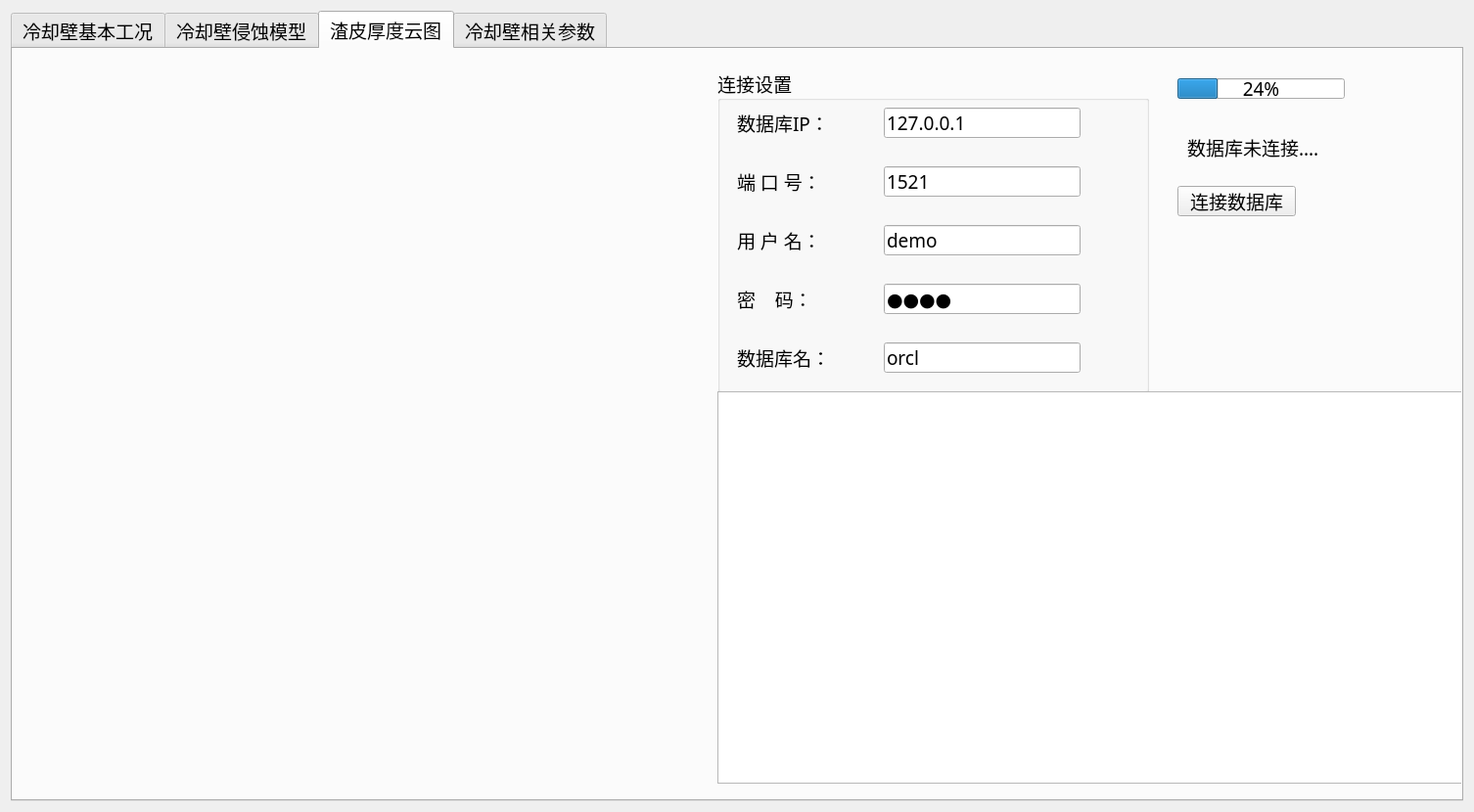
<?xml version="1.0" encoding="UTF-8"?>
<ui version="4.0">
 <class>Form1</class>
 <widget class="QWidget" name="Form1">
  <property name="geometry">
   <rect>
    <x>0</x>
    <y>0</y>
    <width>1506</width>
    <height>830</height>
   </rect>
  </property>
  <property name="windowTitle">
   <string>Form</string>
  </property>
  <layout class="QGridLayout" name="gridLayout">
   <item row="0" column="1">
    <widget class="QTabWidget" name="tabWidget">
     <property name="font">
      <font>
       <family>楷体</family>
       <pointsize>14</pointsize>
      </font>
     </property>
     <property name="currentIndex">
      <number>2</number>
     </property>
     <widget class="QWidget" name="tab">
      <attribute name="title">
       <string>冷却壁基本工况</string>
      </attribute>
      <layout class="QGridLayout" name="gridLayout_2">
       <item row="0" column="1">
        <spacer name="verticalSpacer_4">
         <property name="orientation">
          <enum>Qt::Vertical</enum>
         </property>
         <property name="sizeHint" stdset="0">
          <size>
           <width>20</width>
           <height>40</height>
          </size>
         </property>
        </spacer>
       </item>
       <item row="0" column="3">
        <spacer name="verticalSpacer_2">
         <property name="orientation">
          <enum>Qt::Vertical</enum>
         </property>
         <property name="sizeType">
          <enum>QSizePolicy::Expanding</enum>
         </property>
         <property name="sizeHint" stdset="0">
          <size>
           <width>20</width>
           <height>40</height>
          </size>
         </property>
        </spacer>
       </item>
       <item row="1" column="1">
        <widget class="QLabel" name="label_2">
         <property name="minimumSize">
          <size>
           <width>400</width>
           <height>400</height>
          </size>
         </property>
         <property name="maximumSize">
          <size>
           <width>400</width>
           <height>400</height>
          </size>
         </property>
         <property name="text">
          <string/>
         </property>
         <property name="pixmap">
          <pixmap resource="image.qrc">:/image/BF.gif</pixmap>
         </property>
         <property name="scaledContents">
          <bool>true</bool>
         </property>
        </widget>
       </item>
       <item row="2" column="1">
        <spacer name="verticalSpacer_3">
         <property name="orientation">
          <enum>Qt::Vertical</enum>
         </property>
         <property name="sizeHint" stdset="0">
          <size>
           <width>20</width>
           <height>40</height>
          </size>
         </property>
        </spacer>
       </item>
       <item row="1" column="2">
        <spacer name="horizontalSpacer_2">
         <property name="orientation">
          <enum>Qt::Horizontal</enum>
         </property>
         <property name="sizeType">
          <enum>QSizePolicy::Fixed</enum>
         </property>
         <property name="sizeHint" stdset="0">
          <size>
           <width>40</width>
           <height>20</height>
          </size>
         </property>
        </spacer>
       </item>
       <item row="1" column="0">
        <spacer name="horizontalSpacer">
         <property name="orientation">
          <enum>Qt::Horizontal</enum>
         </property>
         <property name="sizeHint" stdset="0">
          <size>
           <width>40</width>
           <height>20</height>
          </size>
         </property>
        </spacer>
       </item>
       <item row="1" column="3">
        <widget class="QLabel" name="label">
         <property name="minimumSize">
          <size>
           <width>1000</width>
           <height>500</height>
          </size>
         </property>
         <property name="text">
          <string/>
         </property>
         <property name="pixmap">
          <pixmap>image/cove.png</pixmap>
         </property>
         <property name="scaledContents">
          <bool>false</bool>
         </property>
        </widget>
       </item>
       <item row="2" column="3">
        <spacer name="verticalSpacer">
         <property name="orientation">
          <enum>Qt::Vertical</enum>
         </property>
         <property name="sizeHint" stdset="0">
          <size>
           <width>20</width>
           <height>40</height>
          </size>
         </property>
        </spacer>
       </item>
       <item row="1" column="4">
        <spacer name="horizontalSpacer_3">
         <property name="orientation">
          <enum>Qt::Horizontal</enum>
         </property>
         <property name="sizeHint" stdset="0">
          <size>
           <width>40</width>
           <height>20</height>
          </size>
         </property>
        </spacer>
       </item>
      </layout>
     </widget>
     <widget class="QWidget" name="tab_2">
      <attribute name="title">
       <string>冷却壁侵蚀模型</string>
      </attribute>
     </widget>
     <widget class="QWidget" name="tab_3">
      <attribute name="title">
       <string>渣皮厚度云图</string>
      </attribute>
      <widget class="QVTKWidget" name="widget" native="true">
       <property name="geometry">
        <rect>
         <x>0</x>
         <y>0</y>
         <width>711</width>
         <height>781</height>
        </rect>
       </property>
      </widget>
      <widget class="QLabel" name="label_3">
       <property name="geometry">
        <rect>
         <x>1200</x>
         <y>80</y>
         <width>221</width>
         <height>41</height>
        </rect>
       </property>
       <property name="text">
        <string>数据库未连接....</string>
       </property>
      </widget>
      <widget class="QProgressBar" name="progressBar">
       <property name="geometry">
        <rect>
         <x>1190</x>
         <y>30</y>
         <width>171</width>
         <height>21</height>
        </rect>
       </property>
       <property name="value">
        <number>24</number>
       </property>
      </widget>
      <widget class="QPushButton" name="pushButton">
       <property name="geometry">
        <rect>
         <x>1190</x>
         <y>140</y>
         <width>121</width>
         <height>31</height>
        </rect>
       </property>
       <property name="text">
        <string>连接数据库</string>
       </property>
      </widget>
      <widget class="QGroupBox" name="groupBox">
       <property name="geometry">
        <rect>
         <x>720</x>
         <y>20</y>
         <width>441</width>
         <height>331</height>
        </rect>
       </property>
       <property name="title">
        <string>连接设置</string>
       </property>
       <widget class="QLabel" name="label_4">
        <property name="geometry">
         <rect>
          <x>20</x>
          <y>40</y>
          <width>121</width>
          <height>31</height>
         </rect>
        </property>
        <property name="text">
         <string>数据库IP：</string>
        </property>
       </widget>
       <widget class="QLineEdit" name="lineEdit">
        <property name="geometry">
         <rect>
          <x>170</x>
          <y>40</y>
          <width>201</width>
          <height>31</height>
         </rect>
        </property>
        <property name="text">
         <string>127.0.0.1</string>
        </property>
       </widget>
       <widget class="QLabel" name="label_5">
        <property name="geometry">
         <rect>
          <x>20</x>
          <y>100</y>
          <width>121</width>
          <height>31</height>
         </rect>
        </property>
        <property name="text">
         <string>端 口 号：</string>
        </property>
       </widget>
       <widget class="QLineEdit" name="lineEdit_2">
        <property name="geometry">
         <rect>
          <x>170</x>
          <y>100</y>
          <width>201</width>
          <height>31</height>
         </rect>
        </property>
        <property name="text">
         <string>1521</string>
        </property>
       </widget>
       <widget class="QLabel" name="label_6">
        <property name="geometry">
         <rect>
          <x>20</x>
          <y>160</y>
          <width>121</width>
          <height>31</height>
         </rect>
        </property>
        <property name="text">
         <string>用 户 名：</string>
        </property>
       </widget>
       <widget class="QLineEdit" name="lineEdit_3">
        <property name="geometry">
         <rect>
          <x>170</x>
          <y>160</y>
          <width>201</width>
          <height>31</height>
         </rect>
        </property>
        <property name="text">
         <string>demo</string>
        </property>
       </widget>
       <widget class="QLabel" name="label_7">
        <property name="geometry">
         <rect>
          <x>20</x>
          <y>220</y>
          <width>121</width>
          <height>31</height>
         </rect>
        </property>
        <property name="text">
         <string>密    码：</string>
        </property>
       </widget>
       <widget class="QLineEdit" name="lineEdit_4">
        <property name="geometry">
         <rect>
          <x>170</x>
          <y>220</y>
          <width>201</width>
          <height>31</height>
         </rect>
        </property>
        <property name="text">
         <string>demo</string>
        </property>
        <property name="echoMode">
         <enum>QLineEdit::Password</enum>
        </property>
       </widget>
       <widget class="QLabel" name="label_8">
        <property name="geometry">
         <rect>
          <x>20</x>
          <y>280</y>
          <width>121</width>
          <height>31</height>
         </rect>
        </property>
        <property name="text">
         <string>数据库名：</string>
        </property>
       </widget>
       <widget class="QLineEdit" name="lineEdit_5">
        <property name="geometry">
         <rect>
          <x>170</x>
          <y>280</y>
          <width>201</width>
          <height>31</height>
         </rect>
        </property>
        <property name="text">
         <string>orcl</string>
        </property>
       </widget>
      </widget>
      <widget class="QTableView" name="tableView">
       <property name="geometry">
        <rect>
         <x>720</x>
         <y>350</y>
         <width>761</width>
         <height>401</height>
        </rect>
       </property>
      </widget>
     </widget>
     <widget class="QWidget" name="tab_4">
      <attribute name="title">
       <string>冷却壁相关参数</string>
      </attribute>
     </widget>
    </widget>
   </item>
  </layout>
 </widget>
 <customwidgets>
  <customwidget>
   <class>QVTKWidget</class>
   <extends>QWidget</extends>
   <header location="global">qvtkwidget.h</header>
   <container>1</container>
  </customwidget>
 </customwidgets>
 <resources>
  <include location="image.qrc"/>
 </resources>
 <connections/>
</ui>
